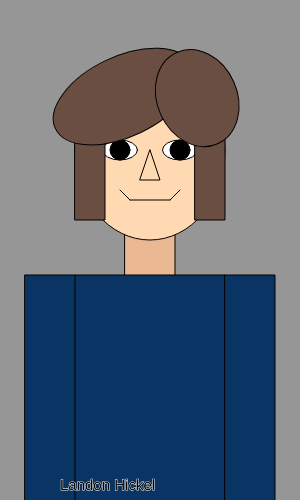
Frame 1 (no input)
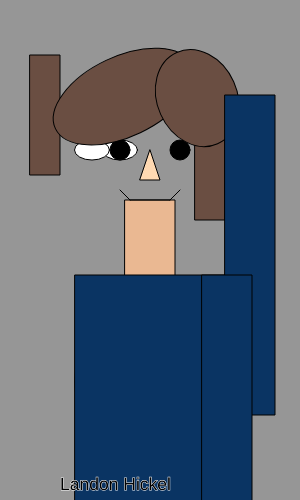
Frame 60 (no input)
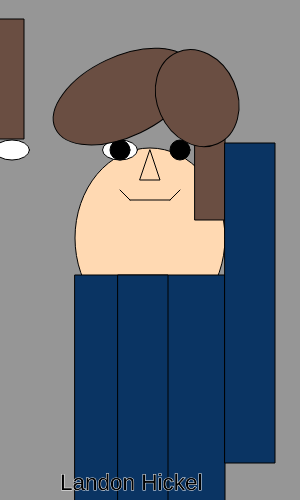
Frame 120 (the mouse pressed at the canvas centre since frame 60)

The p5.js sketch that drew these frames (run headless with seeded random() and noise() and a simulated clock; from frame 60 on, the mouse is pressed at the canvas centre):

// p5.js sketch
// ── sketch.js
  var x = 180;
  var xx = 25;
  var xmove;
  var xxmove;
  var y = 150;
  var yy = 275;
  var ymove;
  var yymove;
  var xy = 75;
  var yx = 100;
  var xymove;
  var tet = 15;
  var tetg = 2.5;

function setup() {
  createCanvas(300, 500);
  xmove = floor(random() * 10) + 1;
  xxmove = floor(random() * 10) + 1;
  ymove = floor(random() * 10) + 1;
  yymove = floor(random() * 10) + 1;
  xymove = floor(random() * 10) + 1;
}

function draw() {
  background(150);
  stroke(0,0,0)
  fill(234,184,146)
  rect(125,200,50,100)
  fill(255,217,178)
  ellipse(150,y,150,180);
  if(y >= 500 || y <= 70)
  {
    ymove *= -1
  }
  y += ymove;
  fill(300,300,300)
  ellipse(120,150,35,20);
  ellipse(x,150,35,20);
  if(x >= 285 || x <= 15)
  {
    xmove *= -1
  }
  x += xmove;
  fill(0,0,0)
  circle(120,150,20)
  circle(180,150,20);
  fill(255,217,178);
  triangle(140,180,160,180,150,150);
  line(130,200,170,200);
  line(130,200,120,190);
  line(180,190,170,200);
  fill(106,78,66)
  rect(xy,yx,30,120)
  if(yx >= 300 || xy <= 0)
  {
    xymove *= -1
  }
  xy += xymove;
  yx += xymove;
  rect(195,100,30,120)
  rotate(320)
  ellipse(70,140,150,80);
  rotate(-320)
  rotate(20)
  ellipse(170,-140,100,80);
  rotate(-20)
  fill(10,52,99);
  rect(75,275,150,320);
  rect(225,yy,50,320);
  if(yy >= 300 || yy <= 0)
  {
    yymove *= -1
  }
  yy += yymove;
  rect(xx,275,50,320);
  if(xx >= 250 || xx <= 1)
  {
    xxmove *= -1
  }
  xx += xxmove;
  fill(0,0,0)
  stroke(300,300,300)
  textSize(tet);
  if(tet >= 75 || tet <= 3)
  {
    tetg *= -1
  }
  tet += tetg;
  text('Landon Hickel', 60, 490);
}
